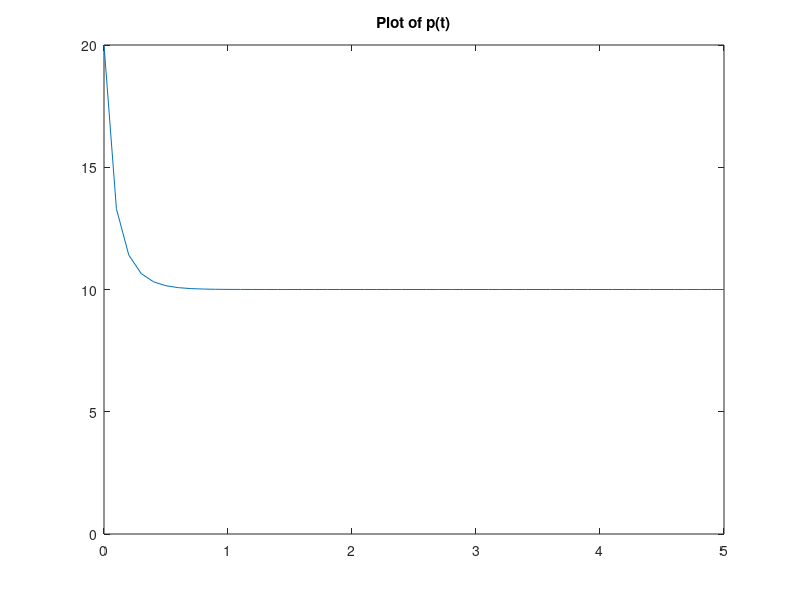

MATLAB code to generate this figure: (Note: this script raises an error after producing the figure.)
p_t = @(t) 200./(20-10*exp(-7*t));
%% a
t = 0:0.1:5;
figure(1);
plot(t, p_t(t));
axis([0,5,0,20]);
title('Plot of p(t)');
hold on;
%% b
y0 = 20;
tEnd = 5;
figure(2);
pre_error = 0;
for i=0:5
    dt = 0.5^i;
    t = 0:dt:tEnd;
    error = sqrt(dt*0.2)*norm(p_t(t)-Euler(y0,dt,tEnd));
    fprintf('Explicit Euler with dt=%f, error is %f, reduction is %f.\n',dt,error,pre_error/error);
    pre_error = error;
    plot(t,Euler(y0,dt,tEnd));    
    hold on;
end
title('Explicit Euler');
axis([0,5,0,20]);
legend('dt=1','dt=1/2','dt=1/4','dt=1/8','dt=1/16','dt=1/32','Location','southeast');

figure(3);
for i=0:5   
    dt = 0.5^i;
    t = 0:dt:tEnd;
    error = sqrt(dt*0.2)*norm(p_t(t)-Heun(y0,dt,tEnd));
    fprintf('Explicit Heun with dt=%f, error is %f, recution is %f.\n',dt,error,pre_error/error);
    pre_error = error;
    plot(t,Heun(y0,dt,tEnd));
    hold on;
end
title('Heun');
axis([0,5,0,20]);
legend('dt=1','dt=1/2','dt=1/4','dt=1/8','dt=1/16','dt=1/32','Location','southeast');
%% c & d
y0 = 20;
tEnd = 5;
figure(4);
for i=0:5
    dt = 0.5^i;
    t = 0:dt:tEnd;
    error = sqrt(dt*0.2)*norm(p_t(t)-ImplicitEuler(y0,dt,tEnd));
    fprintf('Implicit Euler with dt=%f, error is %f, reduction is %f.\n',dt,error,pre_error/error);
    pre_error = error;
    plot(t,ImplicitEuler(y0,dt,tEnd));    
    hold on;
end
t = 0:0.1:5;
plot(t, p_t(t));
title('Implicit Euler');
axis([0,5,0,20]);
legend('dt=1','dt=1/2','dt=1/4','dt=1/8','dt=1/16','dt=1/32','given solution','Location','southeast');

figure(5);
for i=0:5   
    dt = 0.5^i;
    t = 0:dt:tEnd;
    error = sqrt(dt*0.2)*norm(p_t(t)-AM2nd(y0,dt,tEnd));
    fprintf('Implicit Adam-Moulton with dt=%f, error is %f, reduction is %f.\n',dt,error,pre_error/error);
    pre_error = error;
    plot(t,AM2nd(y0,dt,tEnd));
    hold on;
end
t = 0:0.1:5;
plot(t, p_t(t));
title('2nd order Adams-Moulton');
axis([0,5,0,20]);
legend('dt=1','dt=1/2','dt=1/4','dt=1/8','dt=1/16','dt=1/32','given solution','Location','southeast');
%% e & f
figure(6);
for i=0:5   
    dt = 0.5^i;
    t = 0:dt:tEnd;
    error = sqrt(dt*0.2)*norm(p_t(t)-AM2ndLinear1(y0,dt,tEnd));
    fprintf('Implicit Adam-Moulton with linearization 1 with dt=%f, error is %f, reduction is %f.\n',dt,error,pre_error/error);
    pre_error = error;
    plot(t,AM2ndLinear1(y0,dt,tEnd));
    hold on;
end
t = 0:0.1:5;
plot(t, p_t(t));
title('2nd order Adams-Moulton with linearisation 1');
axis([0,5,0,20]);
legend('dt=1','dt=1/2','dt=1/4','dt=1/8','dt=1/16','dt=1/32','given solution','Location','southeast');

figure(7);
for i=0:5   
    dt = 0.5^i;
    t = 0:dt:tEnd;
    error = sqrt(dt*0.2)*norm(p_t(t)-AM2ndLinear2(y0,dt,tEnd));
    fprintf('Implicit Adam-Moulton with linearization 2 with dt=%f, error is %f, reduction is %f.\n',dt,error,pre_error/error);
    pre_error = error;
    plot(t,AM2ndLinear2(y0,dt,tEnd));
    hold on;
end
t = 0:0.1:5;
plot(t, p_t(t));
title('2nd order Adams-Moulton with linearisation 2');
axis([0,5,0,20]);
legend('dt=1','dt=1/2','dt=1/4','dt=1/8','dt=1/16','dt=1/32','given solution','Location','southeast');